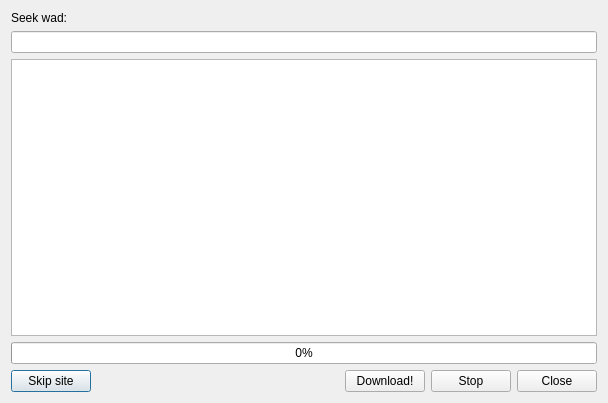
<?xml version="1.0" encoding="UTF-8"?>
<ui version="4.0">
 <class>WadSeekerInterface</class>
 <widget class="QDialog" name="WadSeekerInterface">
  <property name="geometry">
   <rect>
    <x>0</x>
    <y>0</y>
    <width>608</width>
    <height>403</height>
   </rect>
  </property>
  <property name="windowTitle">
   <string>Wadseeker</string>
  </property>
  <layout class="QVBoxLayout" name="verticalLayout_2">
   <item>
    <layout class="QVBoxLayout" name="verticalLayout">
     <item>
      <widget class="QLabel" name="label">
       <property name="text">
        <string>Seek wad:</string>
       </property>
      </widget>
     </item>
     <item>
      <widget class="QLineEdit" name="leWadName">
       <property name="locale">
        <locale language="English" country="UnitedStates"/>
       </property>
      </widget>
     </item>
     <item>
      <layout class="QVBoxLayout" name="verticalLayout_3">
       <item>
        <widget class="QTextEdit" name="teWadseekerOutput">
         <property name="readOnly">
          <bool>true</bool>
         </property>
        </widget>
       </item>
       <item>
        <widget class="QProgressBar" name="pbProgress">
         <property name="value">
          <number>0</number>
         </property>
        </widget>
       </item>
      </layout>
     </item>
    </layout>
   </item>
   <item>
    <layout class="QHBoxLayout" name="horizontalLayout">
     <item>
      <widget class="QPushButton" name="btnSkipSite">
       <property name="toolTip">
        <string>Skips the current site and proceeds to the next one in the queue. You can use ENTER to active this.</string>
       </property>
       <property name="text">
        <string>Skip site</string>
       </property>
      </widget>
     </item>
     <item>
      <spacer name="horizontalSpacer">
       <property name="orientation">
        <enum>Qt::Horizontal</enum>
       </property>
       <property name="sizeHint" stdset="0">
        <size>
         <width>40</width>
         <height>20</height>
        </size>
       </property>
      </spacer>
     </item>
     <item>
      <widget class="QPushButton" name="btnDownload">
       <property name="text">
        <string>Download!</string>
       </property>
      </widget>
     </item>
     <item>
      <widget class="QPushButton" name="btnStop">
       <property name="text">
        <string>Stop</string>
       </property>
      </widget>
     </item>
     <item>
      <widget class="QPushButton" name="btnClose">
       <property name="text">
        <string>Close</string>
       </property>
      </widget>
     </item>
    </layout>
   </item>
  </layout>
 </widget>
 <resources/>
 <connections/>
</ui>
